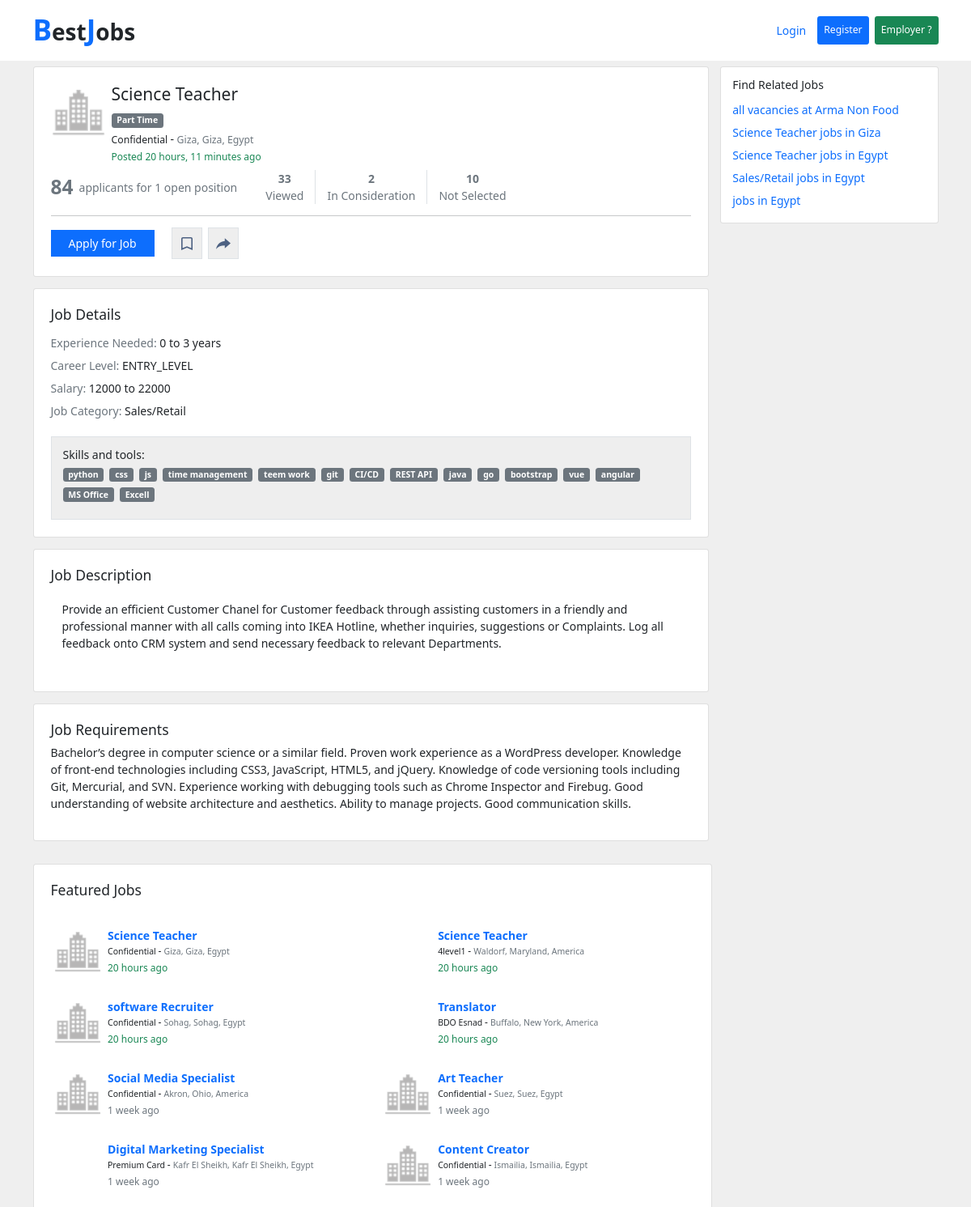
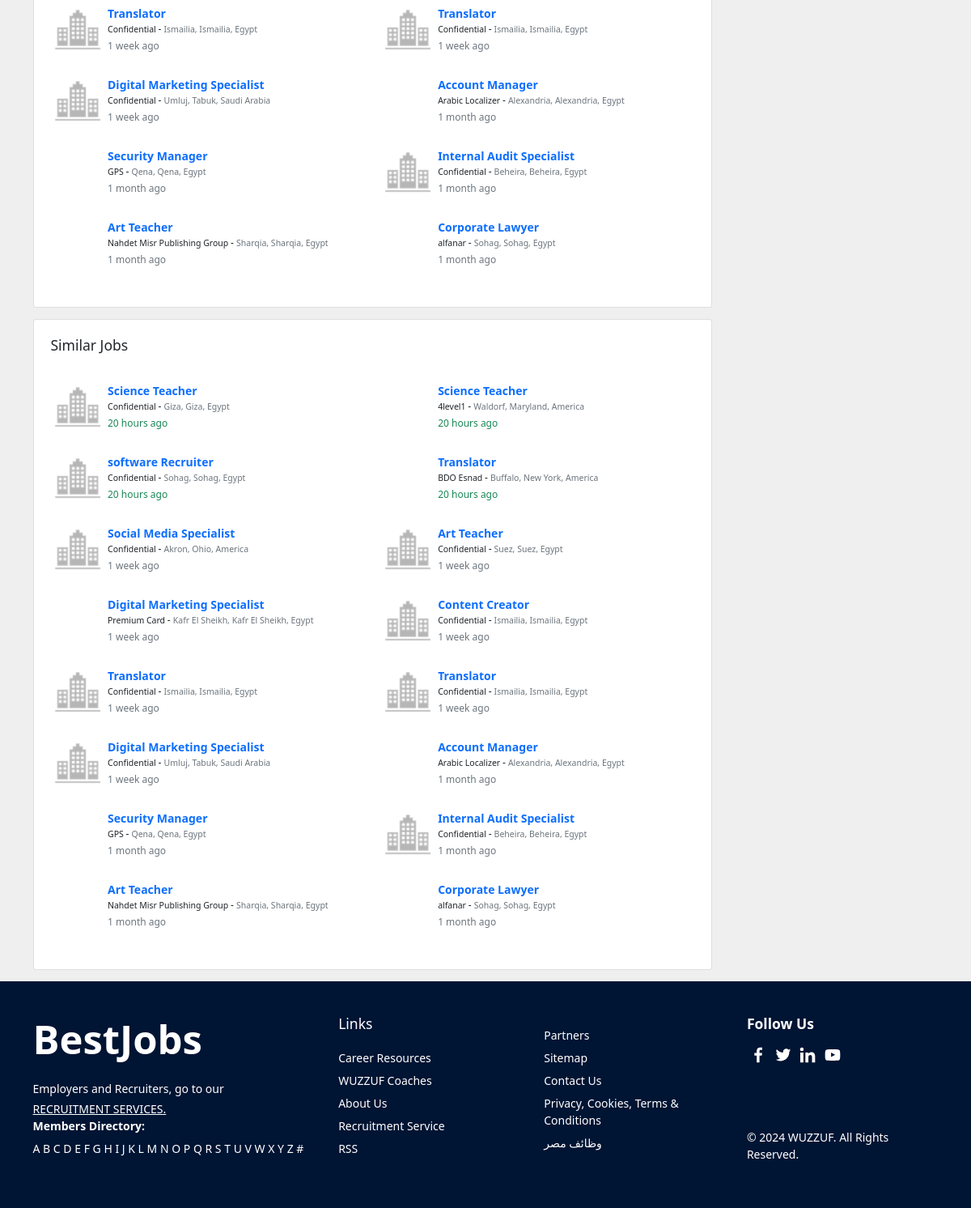
The app's page /jobs/science-teacher-company-687 with its own data (2 pictures, top to bottom).
### jobs/models.py (models this page shows, shortened)
class Job(models.Model):
    company = models.ForeignKey(Company, on_delete=models.CASCADE, related_name='jobs')
    title = models.CharField(max_length=155)
    slug = models.SlugField(unique=True, allow_unicode=True, editable=False)
    _JOB_TYPES = (
        ('FULL_TIME', 'Full Time'),
        ('PART_TIME', 'Part Time'),
        ('FREELANCE_PROJECT', 'Freelance/Project'),
        ('SHIFT_BASED', 'Shift Based'),
        ('WORK_FROM_HOME', 'Work From Home'),
        ('VOLUNTEERING', 'Volunteering'),
    )
    type = models.CharField(max_length=155, choices=_JOB_TYPES)
    industry = models.ForeignKey(Industry, on_delete=models.PROTECT, related_name='jobs')
    city = models.ForeignKey(City, on_delete=models.PROTECT, related_name='jobs')
    _CAREER_LEVELS = (
        ('EXPERIENCED', 'Experienced Non-Manager'),
        ('MANAGER', 'Manager'),
        ('SENIOR', 'Senior'),
        ('MID_LEVEL', 'Mid-Level'),
        ('ENTRY_LEVEL', 'Entry-Level Junior/Fresh-Grad'),
        ('STUDENT', 'Student Undergrad/Postgrad'),
    )
    career_level = models.CharField(max_length=155, choices=_CAREER_LEVELS)
    min_years_of_experience = models.PositiveSmallIntegerField()
    max_years_of_experience = models.PositiveSmallIntegerField()
    salary_min = models.PositiveIntegerField()
    salary_max = models.PositiveIntegerField()
    show_salary = models.BooleanField(default=True)
    salary_additional_details = models.TextField(max_length=200, blank=True, null=True)
    num_of_vacancies = models.PositiveSmallIntegerField(validators=[MinValueValidator(1)], default=1)
    description = models.TextField(max_length=1000)
    requirements = models.TextField(max_length=1000)
    what_we_offer = models.TextField(max_length=1000, blank=True, null=True)
    skills = models.ManyToManyField(Skill, related_name='jobs')
    questions = models.ManyToManyField(JobQuestion, related_name='jobs')
    savers = models.ManyToManyField(User, related_name='saved_jobs', through='UserSavedJobs')
    keep_company_confidential = models.BooleanField(default=False)
    is_available = models.BooleanField(default=True)
    created_at = models.DateTimeField(auto_now_add=True)
    last_update_at = models.DateTimeField(auto_now=True)
    class Meta:
        ordering = ('-created_at',)
        indexes = [
            models.Index(fields=['company'], name='job_company_index'),
            models.Index(fields=['city'], name='job_city_index')
        ]
    @property
    def get_job_type_str(self):
        for type in self._JOB_TYPES:
            if type[0] == self.type:
                return type[1]
        return self.type

class Skill(models.Model):
    name = models.CharField(max_length=155)

### accounts/models.py (models this page shows, shortened)
class UserBase(AbstractUser):
    class UserTypes(models.TextChoices):
        USER = 'USER', 'User'
        COMPANY = 'COMPANY', 'Company'
    base_type = UserTypes.USER
    type = models.CharField(_('Type'), max_length=7, choices=UserTypes.choices, default=base_type)
    username = None
    email = models.EmailField(_('email address'), unique=True)
    USERNAME_FIELD = 'email'
    REQUIRED_FIELDS = ('first_name', 'last_name', )
    objects = CustomUserManager()

class CompanyInfo(models.Model):
    company = models.OneToOneField('Company', on_delete=models.CASCADE)
    name = models.CharField(max_length=150)
    slug = models.SlugField(unique=True, allow_unicode=True, editable=False)
    description = models.TextField(max_length=1000, blank=True, null=True)
    foundation_year = models.PositiveSmallIntegerField(
        validators=[MinValueValidator(1000), MaxValueValidator(datetime.now().year + 1)])
    logo = models.ImageField(upload_to='company-logo', default='company-logo/default.png')
    cover = models.ImageField(upload_to='company-cover', blank=True, null=True)
    city = models.ForeignKey(City, on_delete=models.PROTECT)
    size = models.PositiveIntegerField(validators=[MinValueValidator(1)])
    industry = models.ForeignKey(Industry, on_delete=models.PROTECT, related_name='companies')
    @property
    def location(self):
        return f'{self.city}, {self.city.state}, {self.city.state.country}'

class Industry(models.Model):
    name = models.CharField(max_length=150)
    slug = models.SlugField(unique=True, allow_unicode=True, editable=False)
    def __str__(self) -> str:
        return self.name

### locations/models.py (models this page shows)
class City(models.Model):
    name = models.CharField(max_length=128)
    state = models.ForeignKey(State, on_delete=models.CASCADE, related_name='cities')
    order = models.SmallIntegerField(default=0)
    class Meta:
        verbose_name_plural = 'Cities'
        ordering = ('order',)
        constraints = [
            models.UniqueConstraint(
                fields=['state', 'name'], name='no_repeated_cities_for_state')
        ]
    def __str__(self):
        return self.name

class State(models.Model):
    name = models.CharField(max_length=128)
    country = models.ForeignKey(Country, on_delete=models.CASCADE, related_name='states')
    order = models.SmallIntegerField(default=0)
    class Meta:
        ordering = ('order',)
        constraints = [
            models.UniqueConstraint(
                fields=['country', 'name'], name='no_repeated_states_for_country')
        ]
    def __str__(self):
        return self.name

class Country(models.Model):
    code = models.CharField(max_length=2, primary_key=True)
    name = models.CharField(max_length=63)
    lang = models.CharField(max_length=2)
    currency = models.CharField(max_length=31)
    dailing_code = models.CharField(max_length=7)
    phone_max_length = models.PositiveSmallIntegerField(default=0)
    created_at = models.DateTimeField(auto_now_add=True)
    updated_at = models.DateTimeField(auto_now=True)
    class Meta:
        verbose_name_plural = 'Countries'
        ordering = ('created_at', )
    def __str__(self):
        return self.name

### jobs/views.py (the view)
# urls.py: path('jobs/<slug:slug>', JobDetail.as_view(), name='job_detail'),
class JobDetail(DetailView):
    model = Job
    def get_context_data(self, **kwargs):
        context = super().get_context_data(**kwargs)
        job = self.get_object()
        context['featured_jobs'] = Job.objects.filter(industry=job.industry)[:16]
        context['similar_jobs'] = Job.objects.filter(industry=job.industry)[:16]
        return context

### jobs/templates/jobs/job_detail.html (shortened to what this page needs)
{% extends './layout.html' %}
{% load static %}
{% load humanize %}
{% load time_ago %}
{% block inner_content %}
<div class="container">
    <div class="row gx-3 my-2">
        <main class="col-sm-12 col-lg-9">
            <div class="card mb-3 bg-white p-4">
                <div class="row g-0">
                    <div class="d-flex">
                        <div style="width: 68px; height: 68px; background-image: url('{% if job.keep_company_confidential %} {% static 'images/company.png' %} {% else %} {{job.company.data.logo.url}} {% endif %}'); background-repeat: no-repeat; background-position: center; background-size: contain;">
                        </div>
                        <div class="ms-2">
                            <h1 class="card-title fs-4">{{job.title}}</h1>
                            <span class="badge bg-secondary mb-1">{{ job.get_job_type_str }}</span>
                            <p class="m-0" >
                                <small>{% if job.keep_company_confidential %} {{'Confidential'}} {% else %} {{job.company.data.name}} {% endif %}</small> - <small class="text-muted">{{ job.company.data.location }}</small>
                            </p>
                            <span class="{% if job.created_at|weekpassed %} text-muted {% else %} text-success {% endif %}" style="font-size: 12px; font-weight: 400;">Posted {{ job.created_at|timesince }} ago</span>
                        </div>
                    </div>
                    <div>
                        <div class="text-secondary d-flex flex-wrap align-items-center mt-2 py-0">
                            <div class="d-flex align-items-center">
                                <span class="fw-bold fs-3 me-2">84</span>
                                <span class="text-wrap fw-light" style="font-size: 14px;">applicants for 1 open position</span>
                            </div>
                            <div class="mx-4 d-flex align-items-center">
                                <div class="mx-3 text-center d-flex flex-column justify-content-center align-items-center">
                                    <span class="fw-bold fs-6">33</span>
                                    <span class="fw-light" style="font-size: 14px;">Viewed</span>
                                </div>
                                <div class="text-center border-start border-end px-3 d-flex flex-column justify-content-center align-items-center">
                                    <span class="fw-bold fs-6">2</span>
                                    <span class="fw-light" style="font-size: 14px;">In Consideration</span>
                                </div>
                                <div class="mx-3 text-center d-flex flex-column justify-content-center align-items-center">
                                    <span class="fw-bold fs-6">10</span>
                                    <span class="fw-light" style="font-size: 14px;">Not Selected</span>
                                </div>
                            </div>
                        </div>
                        <hr>
                        <div class="d-flex align-items-center">
                            <a class="btn btn-primary rounded-0 me-2 me-lg-3 px-4 w-sm-100 w-lg-auto" href="{% url 'job_application' slug=job.slug %}" target="_blank">
                                Apply for Job
                            </a>
                            <button class="btn mx-2 rounded-0 border" style="background-color: #eee; padding: 6px;">
                                <i size="24">
                                    <svg width="24" height="24" preserveAspectRatio="none" viewBox="0 0 24 24">
                                        <path fill="#4D6182" d="M17 4c1.1 0 2 .9 2 2v14l-7-3-7 3V6c0-1.1.9-2 2-2zm0 1.6H7a.4.4 0 0 0-.399.4v11.574L12 15.259l5.399 2.315V6A.4.4 0 0 0 17 5.6z"></path>
                                    </svg>
                                </i>
                            </button>
                            <button class="btn rounded-0 border" style="background-color: #eee; padding: 6px;">
                                <i size="24">
                                    <svg width="24" height="24" preserveAspectRatio="none" viewBox="0 0 24 24">
                                        <path fill="#4D6182" d="M13.8 14.152v3.691l7.2-6.307-7.2-6.286v3.586c-6.998.907-9.788 5.4-10.8 9.914 2.497-3.164 5.805-4.598 10.8-4.598z"></path>
                                    </svg>
                                </i>
                            </button>
                        </div>
                    </div>
                </div>
            </div>
            <div class="card mb-3 bg-white p-4 my-3">
                <h2 class="fs-5">Job Details</h2>
                <ul class="m-0 p-0" style="list-style: none;">
                    <li class="my-2">
                        <span class="text-muted">Experience Needed:</span>
                        <span>{{job.min_years_of_experience}} to {{job.max_years_of_experience}} years</span>
                    </li>
                    <li class="my-2">
                        <span class="text-muted">Career Level:</span>
                        <span>{{job.career_level}}</span>
                    </li>
                    <li class="my-2">
                        <span class="text-muted">Salary:</span>
                        <span>
                            {% if job.show_salary %} {{ job.salary_min }} to {{ job.salary_max }} {% else %} Confidential {% endif %}
                        </span>
                    </li>
                    <li class="my-2">
                        <span class="text-muted">Job Category:</span>
                        <span>{{job.industry}}</span>
                    </li>
                </ul>
                <div class="mt-3 border p-3" style="background-color: #eee;">
                    <h4 class="fs-6">Skills and tools:</h4>
                    <div class="mt-2 d-flex align-items-center flex-wrap">
                        {% for skill in job.skills.all %}
                            <span class="me-2 mb-2 badge bg-secondary">{{skill.name}}</span>
                        {% endfor %}
                    </div>
                </div>
            </div>
            <div class="card mb-3 bg-white p-4 my-3">
                <h2 class="fs-5">Job Description</h2>
                <p class="card-body">{{job.description}}</p>
            </div>
            <div class="card mb-3 bg-white p-4 my-3">
                <h2 class="fs-5">Job Requirements</h2>
                <p>{{job.requirements}}</p>
            </div>
        </main>
        <div class="col-sm-12 col-lg-3">
            <div class="card p-3">
                <h3 class="fs-6">Find Related Jobs</h3>
                <a class="my-1 text-decoration-none" style="font-size: 14px;" href="#" target="_blank">all vacancies at {{ job.company.data.name }}</a>
                <a class="my-1 text-decoration-none" style="font-size: 14px;" href="#" target="_blank">{{ job.title }} jobs in {{ job.city }}</a>
                <a class="my-1 text-decoration-none" style="font-size: 14px;" href="#" target="_blank">{{ job.title }} jobs in {{ job.city.state.country }}</a>
                <a class="my-1 text-decoration-none" style="font-size: 14px;" href="#" target="_blank">{{ job.industry }} jobs in {{ job.city.state.country }}</a>
                <a class="my-1 text-decoration-none" style="font-size: 14px;" href="#" target="_blank">jobs in {{ job.city.state.country }}</a>
            </div>
        </div>
    </div>
    <div class="col-sm-12 col-lg-9">
        {% if featured_jobs %}
            <div class="card p-4 my-3">
                <h2 class="fs-5">Featured Jobs</h2>
                <div class="my-3 row d-flex flex-wrap">
                    {% for job in featured_jobs %}
                        <div class="w-50 w-lg-50 p-0">
                            {% include './components/job_card.html' with job=job full=false %}
                        </div>
                    {% endfor %}
                </div>
            </div>
        {% endif %}
        {% if similar_jobs %}
            <div class="card p-4 my-3">
                <h2 class="fs-5">Similar Jobs</h2>
                <div class="my-3 row d-flex flex-wrap">
                    {% for job in similar_jobs %}
                        <div class="w-50 w-lg-50 p-0">
                            {% include './components/job_card.html' with job=job full=false %}
                        </div>
                    {% endfor %}
                </div>
            </div>
        {% endif %}
    </div>
</div>
{% endblock inner_content %}

### jobs/templates/jobs/components/job_card.html (shortened to what this page needs)
{% load humanize %}
{% load time_ago %}
{% load static %}
<div class="card bg-white p-3 border-0">
    <div class="row g-0">
      <div class="d-flex">
        <a href="{% url 'company_detail' slug=job.company.data.slug %}" target="_blank">
          <div style="width: 60px; height: 60px; background-image: url('{% if job.keep_company_confidential %} {% static 'images/company.png' %} {% else %} {{job.company.data.logo.url}} {% endif %}'); background-repeat: no-repeat; background-position: center; background-size: contain;">
          </div>
        </a>
        <div class="ms-2">
          <a href="{% url 'job_detail' slug=job.slug %}" class="card-title fw-bold fs-6 text-decoration-none">{{job.title}}</a>
          <p class="m-0" style="font-size: 12px; font-weight: 500;">
              <small>
                {% if job.keep_company_confidential %}
                  {{'Confidential'}}
                {% else %}
                  <a class="text-dark text-decoration-none" href="{% url 'company_detail' slug=job.company.data.slug %}" target="_blank">{{job.company.data.name}}</a>
                {% endif %}
              </small> - <small class="text-muted">{{ job.company.data.location }}</small>
          </p>
          <span class="{% if job.created_at|weekpassed %} text-muted {% else %} text-success {% endif %}" style="font-size: 12px; font-weight: 400;">{{ job.created_at|timeago }}</span>
        </div>
      </div>
    </div>
  </div>

### records on screen
Job: title "Science Teacher", get_job_type_str "Part Time", company.data.location "Giza, Giza, Egypt", created_at "20 hours, 11 minutes", min_years_of_experience "0", max_years_of_experience "3", career_level "ENTRY_LEVEL", salary_min "12000", salary_max "22000", industry "Sales/Retail", description "Provide an efficient Customer Chanel for Customer feedback through assisting customers in a friendly and professional manner with all calls coming into IKEA Hotline, whether inquiries, suggestions or Complaints. Log all feedback onto CRM system and send necessary feedback to relevant Departments.", requirements "Bachelor’s degree in computer science or a similar field. Proven work experience as a WordPress developer. Knowledge of front-end technologies including CSS3, JavaScript, HTML5, and jQuery. Knowledge of code versioning tools including Git, Mercurial, and SVN. Experience working with debugging tools such as Chrome Inspector and Firebug. Good understanding of website architecture and aesthetics. Ability to manage projects. Good communication skills.", company.data.name "Arma Non Food", city "Giza", city.state.country "Egypt", value "Confidential", created_at "20 hours ago"
Skill: name "python"
Skill: name "css"
Skill: name "js"
Skill: name "time management"
Skill: name "teem work"
Skill: name "git"
Skill: name "CI/CD"
Skill: name "REST API"
Skill: name "java"
Skill: name "go"
Skill: name "bootstrap"
Skill: name "vue"
Skill: name "angular"
Skill: name "MS Office"
Skill: name "Excell"
Job: title "Science Teacher", company.data.name "4level1", company.data.location "Waldorf, Maryland, America", created_at "20 hours ago"
Job: title "software Recruiter", value "Confidential", company.data.location "Sohag, Sohag, Egypt", created_at "20 hours ago"
Job: title "Translator", company.data.name "BDO Esnad", company.data.location "Buffalo, New York, America", created_at "20 hours ago"
Job: title "Social Media Specialist", value "Confidential", company.data.location "Akron, Ohio, America", created_at "1 week ago"
Job: title "Art Teacher", value "Confidential", company.data.location "Suez, Suez, Egypt", created_at "1 week ago"
Job: title "Digital Marketing Specialist", company.data.name "Premium Card", company.data.location "Kafr El Sheikh, Kafr El Sheikh, Egypt", created_at "1 week ago"
Job: title "Content Creator", value "Confidential", company.data.location "Ismailia, Ismailia, Egypt", created_at "1 week ago"
Job: title "Translator", value "Confidential", company.data.location "Ismailia, Ismailia, Egypt", created_at "1 week ago"
Job: title "Translator", value "Confidential", company.data.location "Ismailia, Ismailia, Egypt", created_at "1 week ago"
Job: title "Digital Marketing Specialist", value "Confidential", company.data.location "Umluj, Tabuk, Saudi Arabia", created_at "1 week ago"
Job: title "Account Manager", company.data.name "Arabic Localizer", company.data.location "Alexandria, Alexandria, Egypt", created_at "1 month ago"
Job: title "Security Manager", company.data.name "GPS", company.data.location "Qena, Qena, Egypt", created_at "1 month ago"
Job: title "Internal Audit Specialist", value "Confidential", company.data.location "Beheira, Beheira, Egypt", created_at "1 month ago"
Job: title "Art Teacher", company.data.name "Nahdet Misr Publishing Group", company.data.location "Sharqia, Sharqia, Egypt", created_at "1 month ago"
Job: title "Corporate Lawyer", company.data.name "alfanar", company.data.location "Sohag, Sohag, Egypt", created_at "1 month ago"

### other values on screen
{{ 'Confidential' }} "Confidential"
